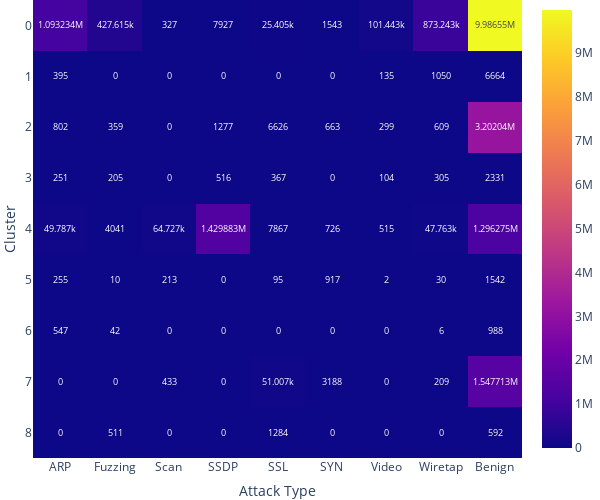

The cell this chart's notebook holds for it:
### Code cell
fig = px.imshow(df_total_100_combine, text_auto=True)
fig.update_layout(
    xaxis_title="Attack Type", yaxis_title="Cluster", margin=dict(l=0, r=0, t=0, b=0), width=600, height=500
)
fig.show()

### Figure 1 — Plotly figure (JSON) as saved in the notebook; plotly's stock layout.template omitted (floating-point values rounded to 4 significant figures)
{"data": [{"coloraxis": "coloraxis", "hovertemplate": "x: %{x}<br>y: %{y}<br>color: %{z}<extra></extra>", "name": "0", "texttemplate": "%{z}", "type": "heatmap", "x": ["ARP", "Fuzzing", "Scan", "SSDP", "SSL", "SYN", "Video", "Wiretap", "Benign"], "xaxis": "x", "y": [0, 1, 2, 3, 4, 5, 6, 7, 8], "yaxis": "y", "z": [[1093234, 427615, 327, 7927, 25405, 1543, 101443, 873243, 9986549], [395, 0, 0, 0, 0, 0, 135, 1050, 6664], [802, 359, 0, 1277, 6626, 663, 299, 609, 3202040], [251, 205, 0, 516, 367, 0, 104, 305, 2331], [49787, 4041, 64727, 1429883, 7867, 726, 515, 47763, 1296275], [255, 10, 213, 0, 95, 917, 2, 30, 1542], [547, 42, 0, 0, 0, 0, 0, 6, 988], [0, 0, 433, 0, 51007, 3188, 0, 209, 1547713], [0, 511, 0, 0, 1284, 0, 0, 0, 592]]}], "layout": {"coloraxis": {"colorscale": [[0, "#0d0887"], [0.1111, "#46039f"], [0.2222, "#7201a8"], [0.3333, "#9c179e"], [0.4444, "#bd3786"], [0.5556, "#d8576b"], [0.6667, "#ed7953"], [0.7778, "#fb9f3a"], [0.8889, "#fdca26"], [1, "#f0f921"]]}, "height": 500, "margin": {"b": 0, "l": 0, "r": 0, "t": 0}, "width": 600, "xaxis": {"anchor": "y", "constrain": "domain", "domain": [0, 1], "scaleanchor": "y", "title": {"text": "Attack Type"}}, "yaxis": {"anchor": "x", "autorange": "reversed", "constrain": "domain", "domain": [0, 1], "title": {"text": "Cluster"}}}}
